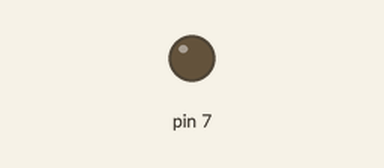
Bench run of a sketch on a simulated Arduino Leonardo, built with avr-gcc and run on an emulated ATmega32U4. Parts: output pins drawn as LEDs (lit = HIGH). USB keyboard and mouse output is not drawn.

Above: at 1.2 s.
Timing chart, 0 to 2.7 s (numbered marks = the images above):
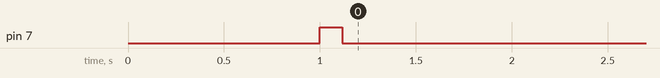

The sketch:

sketch_oct06a.ino
```cpp
#include <Keyboard.h>

void setup() {
  Keyboard.begin();
  pinMode(7, OUTPUT);

  delay(1000);
  digitalWrite(7, HIGH);
  Keyboard.press(KEY_LEFT_GUI);
  Keyboard.press('r');
  //delay(100);
  Keyboard.releaseAll();
  delay(100);
  Keyboard.print("cmd.exe\n");
  digitalWrite(7, LOW);
  //Keyboard.press(KEY_RETURN);
  //Keyboard.release(KEY_RETURN);
}

void loop() {
  // put your main code here, to run repeatedly:

}
```
